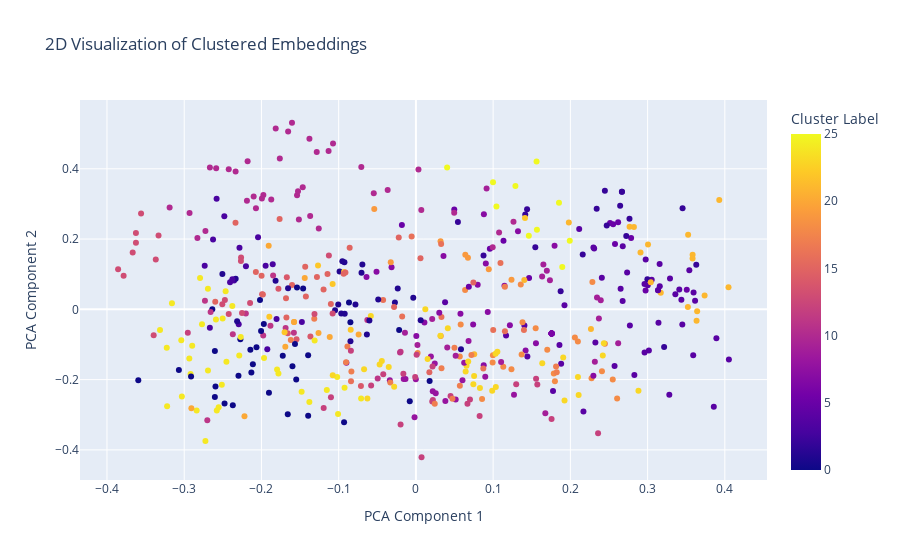

The cell this chart's notebook holds for it:
### Code cell
# Perform PCA to reduce the embeddings to 2 dimensions
pca = PCA(n_components=2)
reduced_embeddings_2d = pca.fit_transform(all_embeddings_array)

# Create a DataFrame for the reduced embeddings with cluster labels and column names
df_embeddings_2d = pd.DataFrame(reduced_embeddings_2d, columns=['PCA1', 'PCA2'])
df_embeddings_2d['ClusterLabel'] = cluster_labels
df_embeddings_2d['Column'] = column_associations

# Create an interactive scatter plot using Plotly Express
fig = px.scatter(df_embeddings_2d, x='PCA1', y='PCA2', color='ClusterLabel', hover_data=['Column'], title='2D Visualization of Clustered Embeddings')

# Customize the layout
fig.update_layout(
    coloraxis_colorbar=dict(title='Cluster Label'),
    xaxis_title='PCA Component 1',
    yaxis_title='PCA Component 2'
)

# Show the plot
fig.show()

### Figure 1 — Plotly figure (JSON) as saved in the notebook; plotly's stock layout.template omitted (floating-point values rounded to 4 significant figures; data arrays with more than 128 entries replaced by an {"elided": "..."} marker saying what was removed)
{"data": [{"customdata": {"elided": "510x1 str values"}, "hovertemplate": "PCA1=%{x}<br>PCA2=%{y}<br>Column=%{customdata[0]}<br>ClusterLabel=%{marker.color}<extra></extra>", "legendgroup": "", "marker": {"color": {"elided": "510 int values"}, "coloraxis": "coloraxis", "symbol": "circle"}, "mode": "markers", "name": "", "orientation": "v", "showlegend": false, "type": "scatter", "x": {"elided": "510 float values"}, "xaxis": "x", "y": {"elided": "510 float values"}, "yaxis": "y"}], "layout": {"coloraxis": {"colorbar": {"title": {"text": "Cluster Label"}}, "colorscale": [[0, "#0d0887"], [0.1111, "#46039f"], [0.2222, "#7201a8"], [0.3333, "#9c179e"], [0.4444, "#bd3786"], [0.5556, "#d8576b"], [0.6667, "#ed7953"], [0.7778, "#fb9f3a"], [0.8889, "#fdca26"], [1, "#f0f921"]]}, "legend": {"tracegroupgap": 0}, "title": {"text": "2D Visualization of Clustered Embeddings"}, "xaxis": {"anchor": "y", "domain": [0, 1], "title": {"text": "PCA Component 1"}}, "yaxis": {"anchor": "x", "domain": [0, 1], "title": {"text": "PCA Component 2"}}}}
